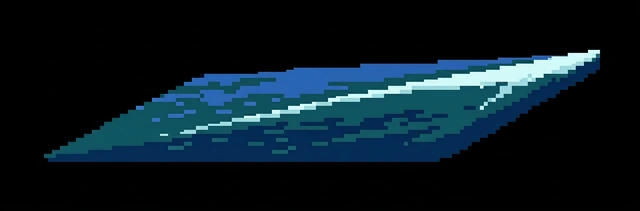
#> input picture assets/source-art/docas-ressaca/onda-forma.webp, 640 x 211 px; its folder holds 4 pictures in this run
$ python preparar-docas-ressaca.py
#> lines starting #> are read from the running program, lines starting #| are printed output that depends on the picture
"""Monta folhas de ressaca a partir de dez pinturas-chave (Pillow, NumPy e OpenCV).
Uso: python tools/preparar-docas-ressaca.py
"""
import math
from itertools import islice
from pathlib import Path

import cv2 as cv
import numpy as np
from PIL import Image

ROOT=Path(__file__).resolve().parents[1]
SRC=ROOT/'assets/source-art/docas-ressaca'
OUT=ROOT/'assets/sprites/docas-ressaca'
L=Image.Resampling.LANCZOS


def byte(a):
    return np.uint8(np.rint(np.clip(a,0,255)))


def source(name, creature=False):
#> called with name = 'onda-forma', creature = False
    rgb=np.asarray(Image.open(SRC/(name+'.webp')).convert('RGB'),dtype=np.float32)
    top=rgb.max(axis=2)
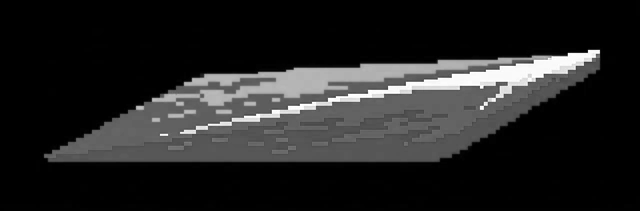
#> top: shape (211, 640) float32; min 0, max 255, mean 35
    alpha=np.clip((top-(9 if creature else 12))*(4.8 if creature else 2.2),0,255)
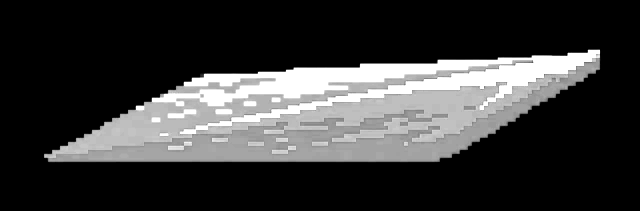
#> alpha: shape (211, 640) float32; min 0, max 255, mean 56.9
    rgb=np.clip(rgb * (255/np.maximum(alpha,45))[...,None],0,255)
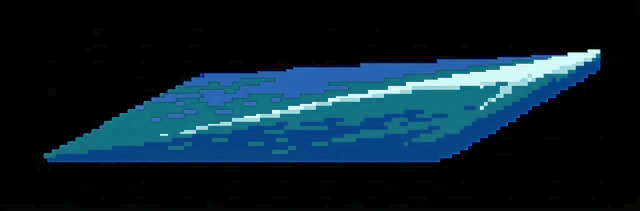
#> rgb: shape (211, 640, 3) float32; mean R, G, B 11.8, 33, 45.4
    img=Image.fromarray(byte(np.dstack((rgb,alpha))))
#> in byte, `return np.uint8(np.rint(np.clip(a,0,255)))`:
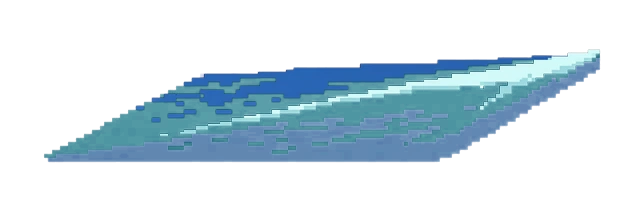
#> returned value: shape (211, 640, 4); mean of channels 0, 1, 2, 3 11.8, 33.1, 45.4, 56.9; transparent parts drawn white
    return img.crop(img.getchannel('A').point(lambda v:255 if v>18 else 0).getbbox())
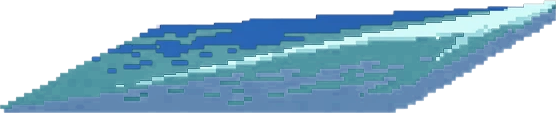
#> returned value: PIL image 556x113 RGBA; mean R, G, B, A 24.9, 70.3, 96.4, 122.3; transparent parts drawn white


def plane(img):
    a=np.array(img,dtype=np.float32)/255
    a[:,:,:3]*=a[:,:,3:4]
    return a


def align(img,size,anchor,bounds, creature=False):
#> called with size = (224, 104), anchor = (114, 78), bounds = (180, 61), creature = False
    f=min(bounds[0]/img.width,bounds[1]/img.height)
#> f = 0.324
    img=img.resize((round(img.width*f),round(img.height*f)),L)
    if creature:
        # Locate the base, not the bounding-box center (the tip reaches right).
        foot=np.asarray(img.getchannel('A'))[-max(4,img.height//13):].sum(axis=0)
        root=round(np.average(np.arange(img.width),weights=foot))
    else:root=img.width//2
#> root = 90
    canvas=Image.new('RGBA',size)
#> canvas: PIL image 224x104 RGBA; every value is 0
    canvas.paste(img,(anchor[0]-root,anchor[1]-img.height))
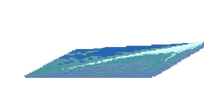
#> canvas: PIL image 224x104 RGBA; mean R, G, B, A 7.8, 21.1, 29.4, 34.9; transparent parts drawn white
    return plane(canvas)
#> in plane, `a[:,:,:3]*=a[:,:,3:4]`:
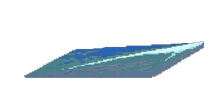
#> a: shape (104, 224, 4) float32; mean R, G, B, A 0.0249, 0.0627, 0.0837, 0.137; transparent parts drawn white


# [66 lines left out: functions morph, put, write, chapters, tentacle, not called in this run]


def waves():
    size=(224,104)
    poses=[align(source('onda-'+n),size,(114,78),b) for n,b in [
        ('forma',(180,61)),('crista',(189,74)),('quebra',(204,77)),('refluxo',(206,32))]]
    chapters('onda',('forma','crista','quebra','refluxo'),size,12,6,morph(poses,48,[0,.31,.54,.80,1],20))


# [13 lines left out: function contact, not called in this run]


if __name__=='__main__':
    cv.setNumThreads(2)
    OUT.mkdir(parents=True,exist_ok=True)
#> (the run stopped early here; a loop or call above may not have finished)
